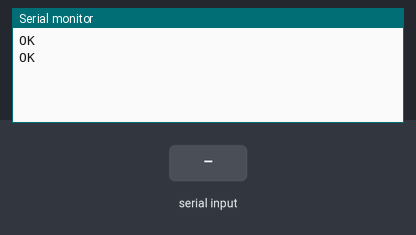
A sketch run on a simulated Arduino Uno, built with avr-gcc and run on an emulated ATmega328P. Shown: the last lines printed to the serial monitor. The inputs (shaded band) are chosen by the test bench. The modem accepts every AT command (registered, SIM ready, sends succeed) and sends nothing else.

Above: at 1.2 s.
1.3 s: "1" received over the second serial link
At 2.5 s:
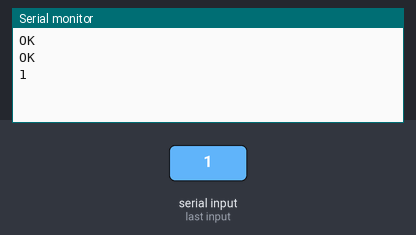
2.8 s: "0" received over the second serial link
At 3.9 s:
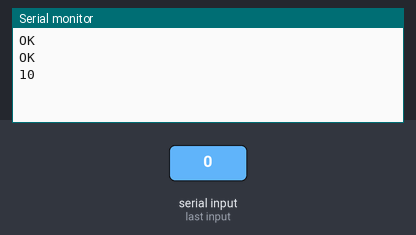

The sketch:

test_controll_ESP02.ino
```cpp
#include <SoftwareSerial.h>

SoftwareSerial mySerial(12,13);

void setup() {
  // put your setup code here, to run once:
  Serial.begin(9600);
  mySerial.begin(115200);
  delay(10);

  mySerial.println("AT+UART_CUR=9600,8,1,0,0");
  mySerial.begin(9600);
  delay(10);
  mySerial.println("AT+GMR");
}

void loop() {
  // put your main code here, to run repeatedly:
  if(mySerial.available()) {
    Serial.write(mySerial.read());
  }
  if(Serial.available()) {
    mySerial.write(Serial.read());
  }
}
```

Measured:
- after the input at 1.3 s, the serial monitor: prints a new line at once (image 1)
- after the input at 2.8 s, the serial monitor: prints a new line at once (image 2)
